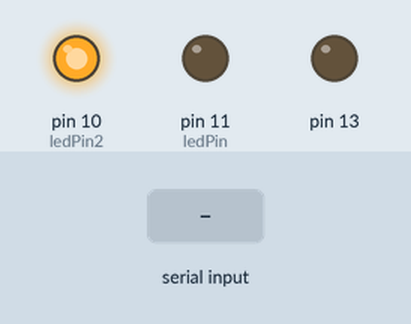
Bench run of a sketch on a simulated Arduino Mega 2560, built with avr-gcc and run on an emulated ATmega2560. On the bench: output pins drawn as LEDs (lit = HIGH). The inputs (shaded band) are chosen by the test bench.

Above: at 1.2 s.
1.3 s: "1" received over the second serial link
At 2.0 s:
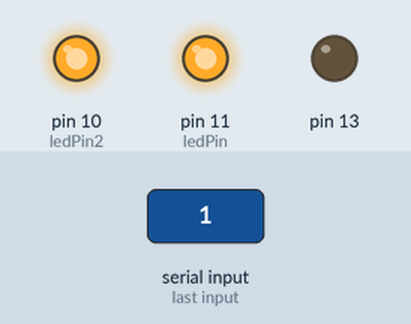
Timing chart, 0 to 4.3 s (numbered marks = the images above; inputs shaded):
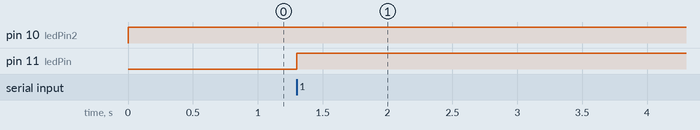

Measured:
- after the input at 1.3 s, pin 11 (ledPin): LOW → HIGH at once

The sketch:

BatterySaverFinalProject.ino
```cpp
 #define ledPin 11
int ledPin2 = 10;
int state = 0;
int counter = 0;
int val;
void setup() {
  pinMode(ledPin, OUTPUT);
  pinMode(13, OUTPUT);
  pinMode(ledPin2, OUTPUT);
  digitalWrite(ledPin, LOW);
  Serial1.begin(9600  );
  Serial.begin(9600); // Default communication rate of the Bluetooth module
}

void loop() {
  digitalWrite(ledPin2, HIGH);
  if (Serial1.available() > 0) {
    digitalWrite(ledPin, HIGH);
    val = Serial1.read();
    Serial1.println(val);


    if (val == 0)
      digitalWrite(13, HIGH);
    else if (val == 1)
      digitalWrite(13, LOW);


    }
}
```
